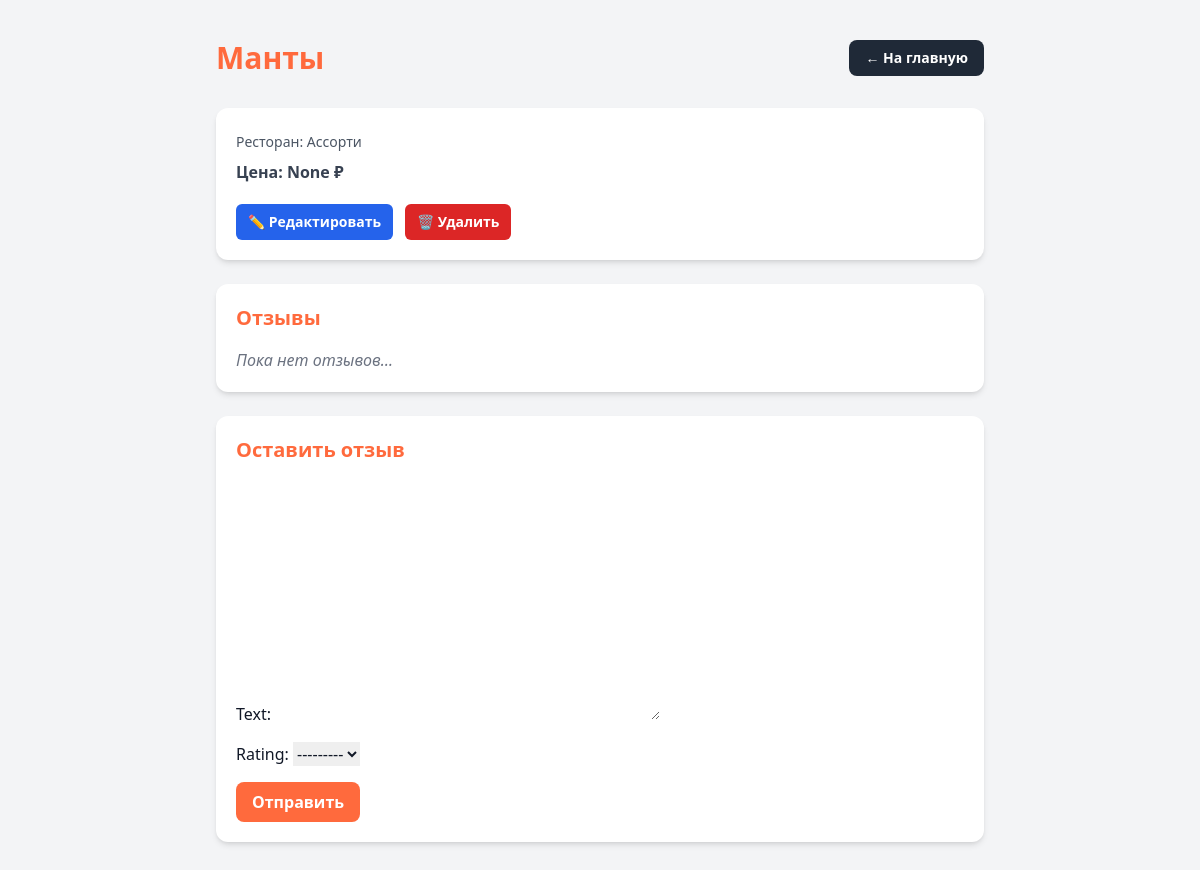
The page /dishes/2/ (signed in) on the database as committed earlier.
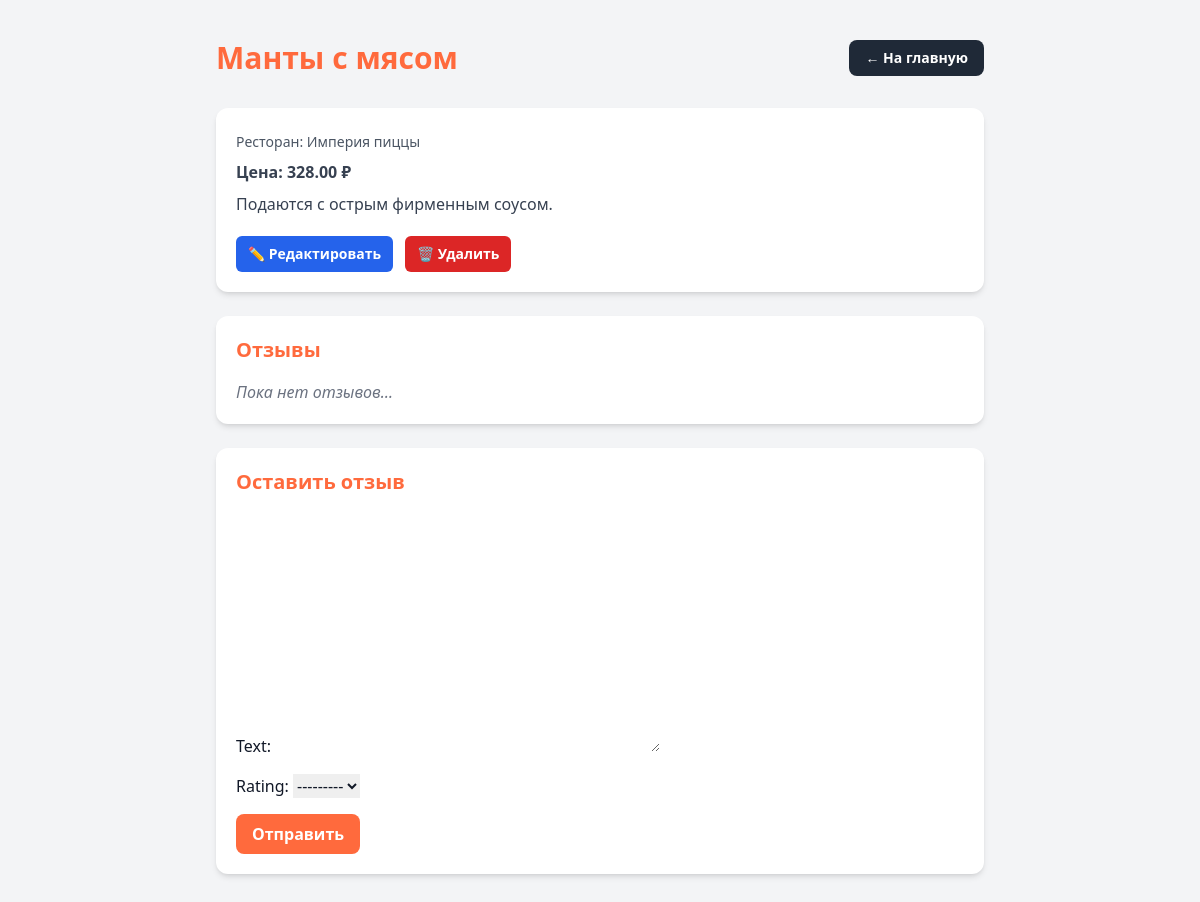
The same page on the database as committed later.
### restaurants/models.py (models this page shows, shortened)
class Dish(models.Model):
    name = models.CharField(max_length=200)
    description = models.TextField(blank=True)
    price = models.DecimalField(max_digits=8, decimal_places=2, null=True, blank=True)
    restaurant = models.ForeignKey(Restaurant, on_delete=models.CASCADE, related_name='dishes')
    category = models.ForeignKey(Category, on_delete=models.SET_NULL, null=True, blank=True)
    ingredients = models.ManyToManyField(Ingredient, blank=True)
    created_at = models.DateTimeField(auto_now_add=True)

class Restaurant(models.Model):
    owner = models.ForeignKey(User, on_delete=models.CASCADE)
    name = models.CharField(max_length=200)
    address = models.CharField(max_length=300, blank=True)
    latitude = models.FloatField()
    longitude = models.FloatField()
    phone = models.CharField(max_length=50, blank=True)
    is_open = models.BooleanField(default=True)
    created_at = models.DateTimeField(auto_now_add=True)

### restaurants/views.py (the view)
# urls.py: path('dishes/<int:pk>/', DishDetailView.as_view(), name='dish-detail'),
class DishDetailView(LoginRequiredMixin, DetailView):
    model = Dish
    template_name = 'restaurants/dish_detail.html'
    context_object_name = 'dish'
    def get_context_data(self, **kwargs):
        context = super().get_context_data(**kwargs)
        context['reviews'] = self.object.reviews.all()
        context['review_form'] = ReviewForm()
        return context

### restaurants/forms.py
class ReviewForm(forms.ModelForm):
    class Meta:
        model = Review
        fields = ['text', 'rating']

### restaurants/templates/restaurants/dish_detail.html (shortened to what this page needs)
{% load static %}
<!DOCTYPE html>
<html lang="ru">
<head>
    <script src="https://cdn.tailwindcss.com"></script>
</head>
<body class="bg-gray-100 text-gray-900">
<div class="max-w-3xl mx-auto py-10">
    <div class="flex justify-between items-center mb-8">
        <h1 class="text-3xl font-bold text-brand">{{ dish.name }}</h1>
        <a href="/" class="px-4 py-2 bg-gray-800 text-white rounded-lg font-semibold text-sm hover:bg-gray-900 transition">
            ← На главную
        </a>
    </div>
    <div class="bg-white p-5 shadow-md rounded-xl mb-6">
        <p class="text-gray-600 mt-1 text-sm">
            Ресторан: <span class="font-medium">{{ dish.restaurant.name }}</span>
        </p>
        <p class="text-gray-700 font-semibold mt-2">
            Цена: {{ dish.price }} ₽
        </p>
        <p class="text-gray-700 mt-2">{{ dish.description }}</p>
        <div class="mt-5 flex gap-3">
            <a href="{% url 'restaurants:dish-edit' dish.pk %}"
               class="px-3 py-2 rounded-md bg-blue-600 text-white text-sm font-semibold hover:bg-blue-700 transition">
                ✏️ Редактировать
            </a>
            <a href="{% url 'restaurants:dish-delete' dish.pk %}"
               class="px-3 py-2 rounded-md bg-red-600 text-white text-sm font-semibold hover:bg-red-700 transition">
                🗑 Удалить
            </a>
        </div>
    </div>
    <div class="bg-white p-5 shadow-md rounded-xl mb-6">
        <h2 class="text-xl font-bold mb-4 text-brand">Отзывы</h2>
        {% if reviews %}
            <div class="space-y-4">
                {% for review in reviews %}
                    <div class="border border-gray-300 rounded-xl p-4 bg-white">
                        <p class="font-semibold">{{ review.user.username }} — {{ review.rating }}/5</p>
                        <p class="text-gray-700">{{ review.text }}</p>
                    </div>
                {% endfor %}
            </div>
        {% else %}
            <p class="text-gray-500 italic">Пока нет отзывов…</p>
        {% endif %}
    </div>
    {% if user.is_authenticated %}
    <div class="bg-white p-5 shadow-md rounded-xl mb-6">
        <h2 class="text-xl font-bold mb-4 text-brand">Оставить отзыв</h2>
        <form method="post" action="{% url 'restaurants:add-review' dish.pk %}" class="space-y-4">
            {{ review_form.as_p|safe }}
            <button type="submit"
                    class="px-4 py-2 bg-brand text-white rounded-lg font-semibold hover:bg-orange-600 transition">
                Отправить
            </button>
        </form>
    </div>
    {% else %}
        <p class="text-gray-500 italic mb-6">Войдите, чтобы оставить отзыв.</p>
    {% endif %}
</div>
</body>
</html>

Rows that differ between the two databases and show on the page:
changed Dish: name "Манты" → "Манты с мясом"; restaurant.name "Ассорти" → "Империя пиццы"; price "None" → "328.00"; description (not shown) → "Подаются с острым фирменным соусом."
